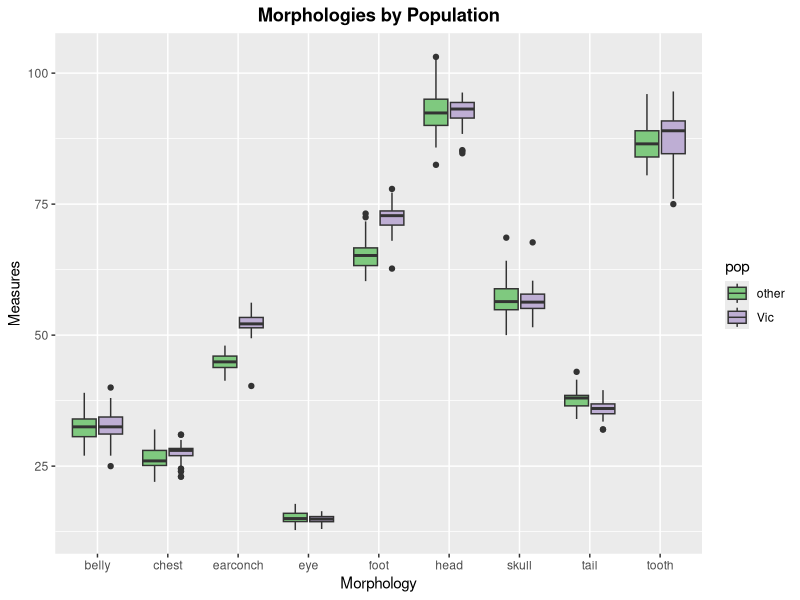
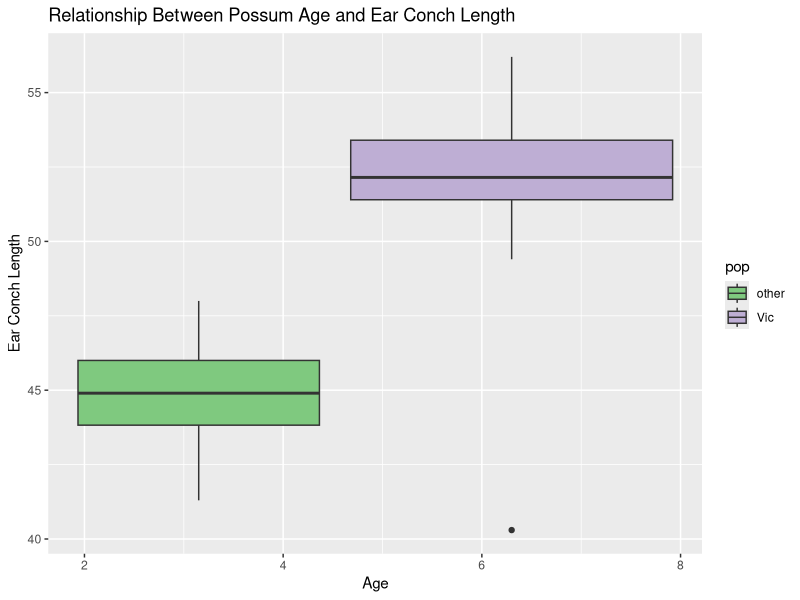
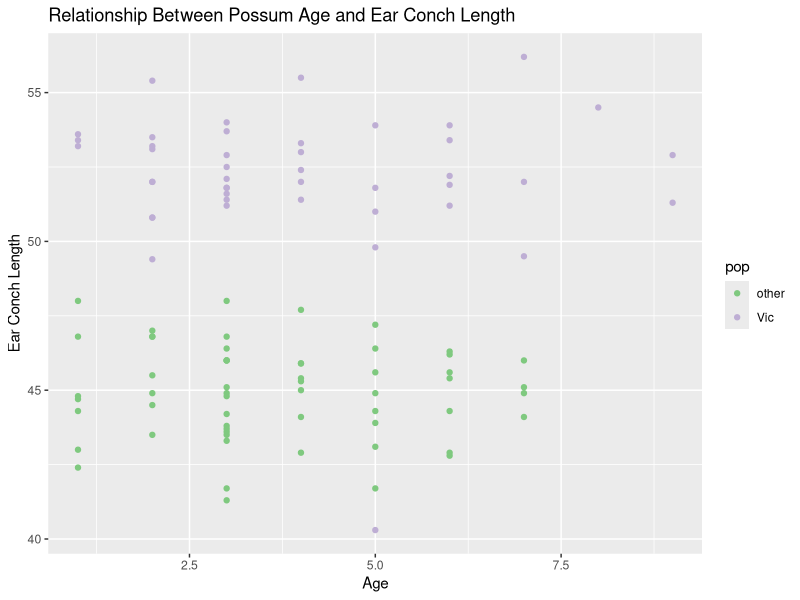
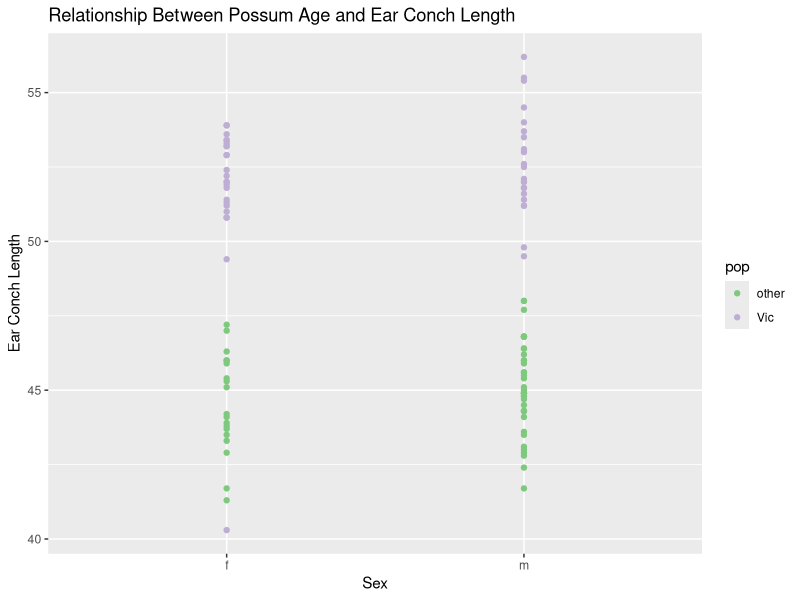
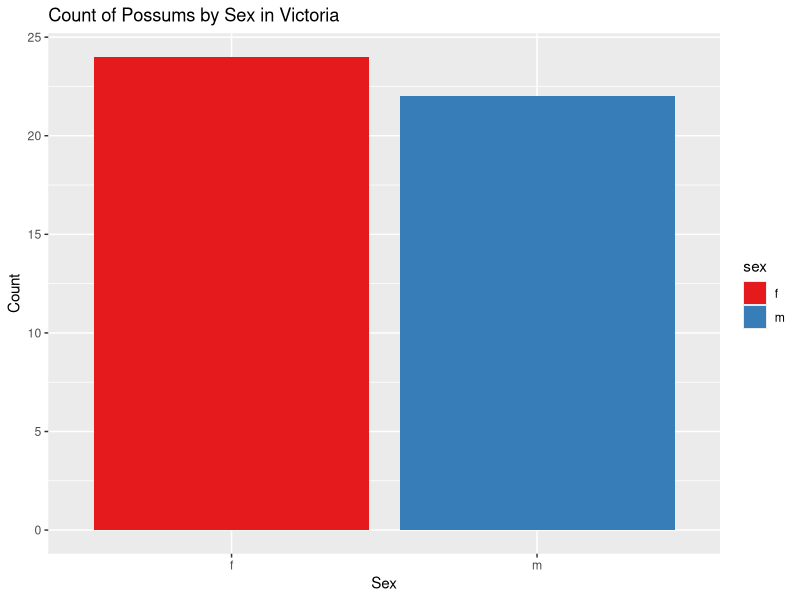
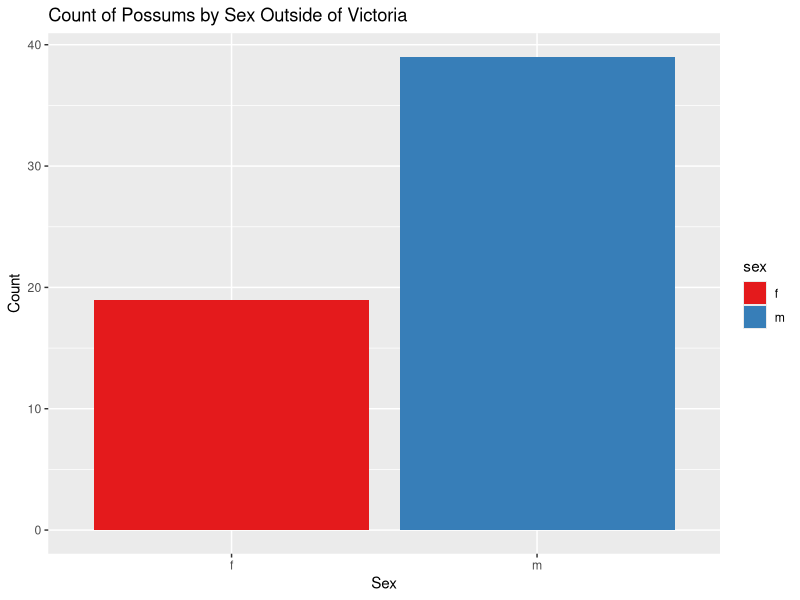
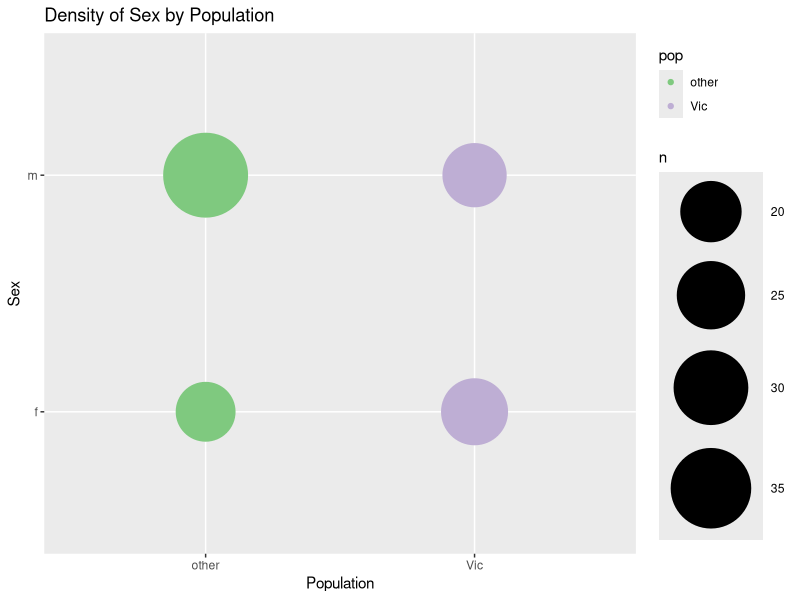
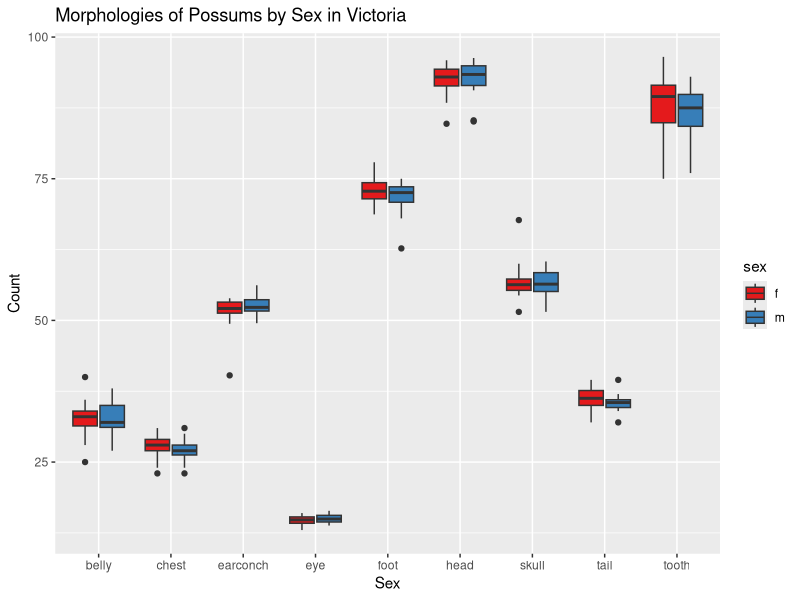

Reproduce these figures in R, in order.
## ---- chunk 1
knitr::opts_chunk$set(echo = TRUE)
## ---- chunk 2
library(tidyverse)
library(skimr)
library("RColorBrewer")
## ---- chunk 3
 possum <- 
   readr::read_csv(file = "possum.csv", 
   na = c("", " ", "NA", "#N/A", "-999", "\\"))
## ---- chunk 4
# Check dimensions
dim(possum)

# Check for NA's
##install.packages("skimr")
possum %>% 
  skimr::skim()

# Check column names
colnames(possum)
## ---- chunk 5
possum <-
  possum%>% 
  dplyr::rename(
    pop = Pop, #population
    foot = footlgth, #foot length
    head = hdlngth, #head length
    skull = skullw, #skull width
    tail = taill, #tail length
    tooth = totlngth #tooth length
    ) 
possum
## ---- chunk 6
#rename X1 into sample
colnames(possum)<-c("sample", 
                    "case", 
                    "site", 
                    "pop", 
                    "sex",
                    "age",
                    "head",
                    "skull", 
                    "tooth", 
                    "tail", 
                    "foot", 
                    "earconch", 
                    "eye", 
                    "chest", 
                    "belly")
## ---- chunk 7
possum %>%   
  purrr::map_df(~ sum(is.na(.))) %>% 
  tidyr::gather(key="variables", value="num_nas") %>% 
  arrange(desc(num_nas))
## ---- chunk 8
possum %>% 
  gather(head, skull, tooth, tail, foot, earconch, eye, chest, belly, 
         key=morph, value=measure) %>%
  group_by(pop) %>% 
  ggplot(aes(x=morph, y=measure, fill=pop))+
    geom_boxplot()+
    labs(title="Morphologies by Population", 
       x = "Morphology",
       y = "Measures")+
  theme(plot.title = element_text(face="bold", hjust = 0.5))+
  scale_fill_brewer(palette = "Accent")
## ---- chunk 9
possum %>% 
  ggplot(aes(x=age, y=earconch, fill = pop))+
  geom_boxplot()+
  labs(title = "Relationship Between Possum Age and Ear Conch Length",
       x= "Age",
       y= "Ear Conch Length")+
  scale_fill_brewer(palette = "Accent")
## ---- chunk 10
possum %>% 
  ggplot(aes(x=age, y=earconch, color = pop))+
  geom_point()+
  labs(title = "Relationship Between Possum Age and Ear Conch Length",
       x= "Age",
       y= "Ear Conch Length")+
  scale_color_brewer(palette = "Accent")
## ---- chunk 11
possum %>% 
  ggplot(aes(x=sex, y=earconch, color = pop))+
  geom_point()+
  labs(title = "Relationship Between Possum Age and Ear Conch Length",
       x= "Sex",
       y= "Ear Conch Length")+
  scale_color_brewer(palette = "Accent")
## ---- chunk 12
# Count of Possums by Sex in Victoria
possum %>% 
  filter (pop == "Vic") %>% 
  ggplot(aes(x=sex, fill=sex))+
  geom_bar()+
  labs(title = "Count of Possums by Sex in Victoria",
       x= "Sex",
       y= "Count")+
  scale_fill_brewer(palette = "Set1")
## ---- chunk 13
# Count of Possums by Sex Outside of Victoria
possum %>% 
  filter (pop == "other") %>% 
  ggplot(aes(x=sex, fill=sex))+
  geom_bar()+
  labs(title = "Count of Possums by Sex Outside of Victoria",
       x= "Sex",
       y= "Count")+
  scale_fill_brewer(palette = "Set1")
## ---- chunk 14
# Compare relative densities of sex by population
possum %>% 
  ggplot(aes(x=pop, y=sex, color=pop))+
  geom_count()+  #this is a count plot
  scale_size_area(max_size = 28)+
  labs(title="Density of Sex by Population", 
       x="Population", 
       y="Sex")+
  scale_color_brewer(palette = "Accent")
## ---- chunk 15
possum %>% 
  filter(pop == "Vic") %>% 
  gather(head, skull, tooth, tail, foot, earconch, eye, chest, belly, key=morph, value=measure) %>%
  group_by(sex) %>% 
  ggplot(aes(x=morph, y=measure, fill=sex))+
    geom_boxplot()+
  labs(title = "Morphologies of Possums by Sex in Victoria",
       x= "Sex",
       y= "Count")+
  scale_fill_brewer(palette = "Set1")
## ---- chunk 16
possum %>% 
  filter(pop == "other") %>% 
  gather(head, skull, tooth, tail, foot, earconch, eye, chest, belly, key=morph, value=measure) %>%
  group_by(sex) %>% 
  ggplot(aes(x=morph, y=measure, fill=sex))+
    geom_boxplot()+
  labs(title = "Morphologies of Possums by Sex Outside of Victoria",
       x= "Sex",
       y= "Count")+
  scale_fill_brewer(palette = "Set1")
